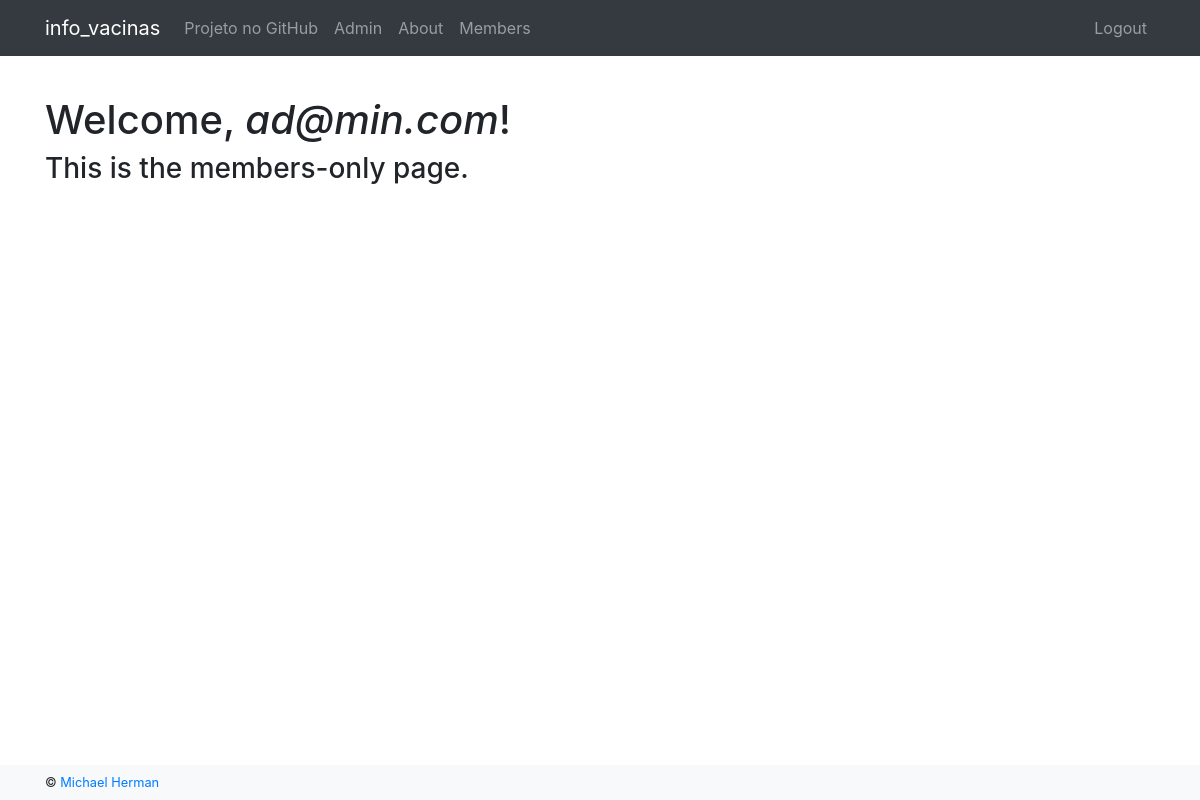
Page /members (signed in) on the earlier database version.
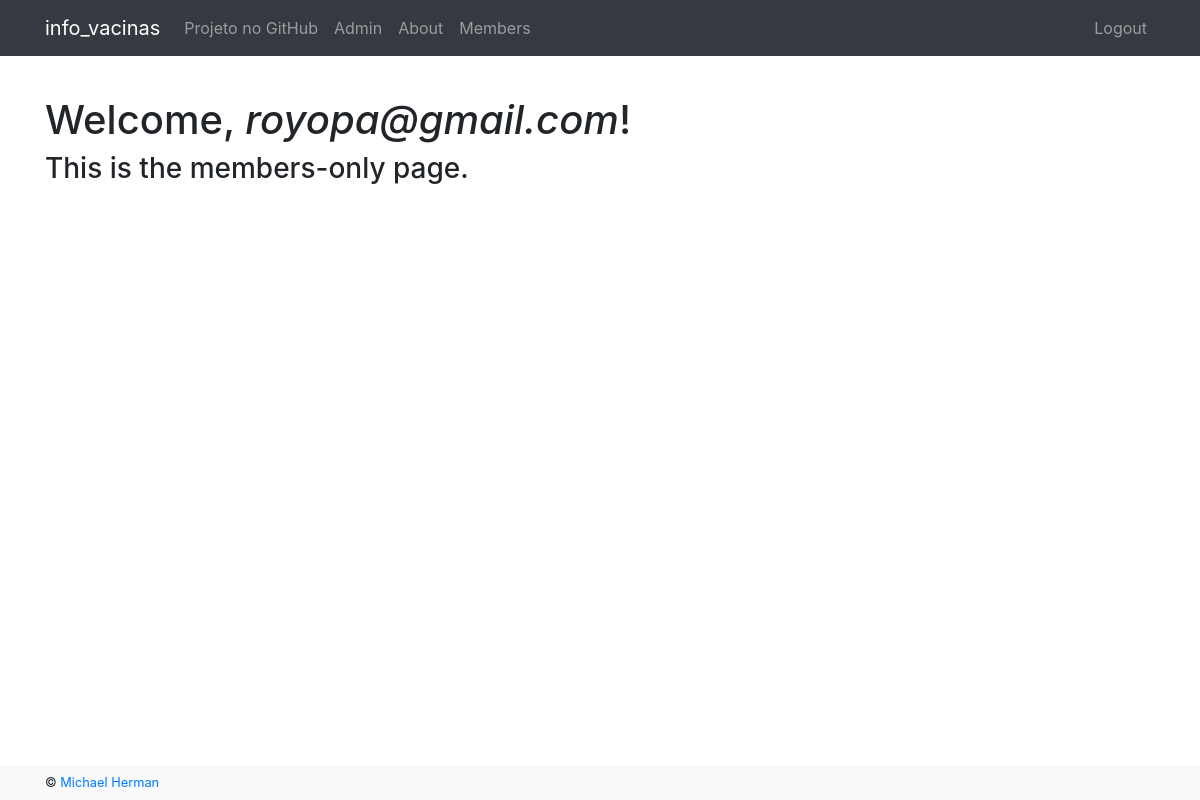
Same page on the later database version.
### project/server/models.py (models this page shows, shortened)
class User(db.Model):
    __tablename__ = "users"
    id = db.Column(db.Integer, primary_key=True, autoincrement=True)
    email = db.Column(db.String(255), unique=True, nullable=False)
    password = db.Column(db.String(255), nullable=False)
    registered_on = db.Column(db.DateTime, nullable=False)
    admin = db.Column(db.Boolean, nullable=False, default=False)

### project/server/user/views.py (the view)
@user_blueprint.route("/members")
@login_required
def members():
    return render_template("user/members.html")

### project/client/templates/user/members.html
{% extends "_base.html" %}
{% block content %}
  <h1>Welcome, <em>{{ current_user.email }}</em>!</h1>
  <h3>This is the members-only page.</h3>
{% endblock %}

### project/client/templates/_base.html (shortened to what this page needs)
<!DOCTYPE html>
<html>
  <head>
    <link rel="stylesheet" href="https://maxcdn.bootstrapcdn.com/bootstrap/4.0.0/css/bootstrap.min.css">
    <link href="{{url_for('static', filename='main.css')}}" rel="stylesheet" media="screen">
  </head>
  <body>
    {% include 'header.html' %}
    <div class="site-content">
      <div class="container">
        {% block content %}{% endblock %}
        <br>
      </div>
    </div>
    <br><br>
    {% include 'footer.html' %}
  </body>
</html>

### project/client/templates/header.html (shortened to what this page needs)
<nav class="navbar fixed-top navbar-expand-sm navbar-dark bg-dark">
  <div class="container">
    <a class="navbar-brand" href="{{ url_for('main.home') }}">{{ config.APP_NAME }}</a>
    <div class="collapse navbar-collapse" id="navbarNav">
      <ul class="navbar-nav">
        <li class="nav-item">
          <a class="nav-link" href="https://github.com/univesp-projeto-integrador-1/info_vacinas"
            target="_blank">Projeto no GitHub</a>
        </li>
        <li class="nav-item">
          <a class="nav-link" href="{{ url_for('admin.index') }}">Admin</a>
        </li>
        <li class="nav-item">
          <a class="nav-link" href="{{ url_for('main.about') }}">About</a>
        </li>
        {% if current_user.is_authenticated %}
        <li class="nav-item">
          <a class="nav-link" href="{{ url_for('user.members') }}">Members</a>
        </li>
        {% endif %}
      </ul>
      <ul class="navbar-nav ml-auto">
        <li class="nav-item">
          {% if current_user.is_authenticated %}
          <a class="nav-link" href="{{ url_for('user.logout') }}">Logout</a>
          {% else %}
          <a class="nav-link" href="{{ url_for('user.login') }}">Login</a>
          {% endif %}
        </li>
      </ul>
    </div>
  </div>
</nav>

### project/client/templates/footer.html
<footer>
  <nav class="navbar fixed-bottom navbar-light bg-light">
    <div class="container">
      <small>
        <span>©
          <a href="http://mherman.org">Michael Herman</a>
        </span>
      </small>
    </div>
  </nav>
</footer>

### project/client/static/main.css (style rules this page uses)
.site-content { padding-top: 6rem; }

Differences in the rows shown:
changed User: email "ad@min.com" → "royopa@gmail.com"
